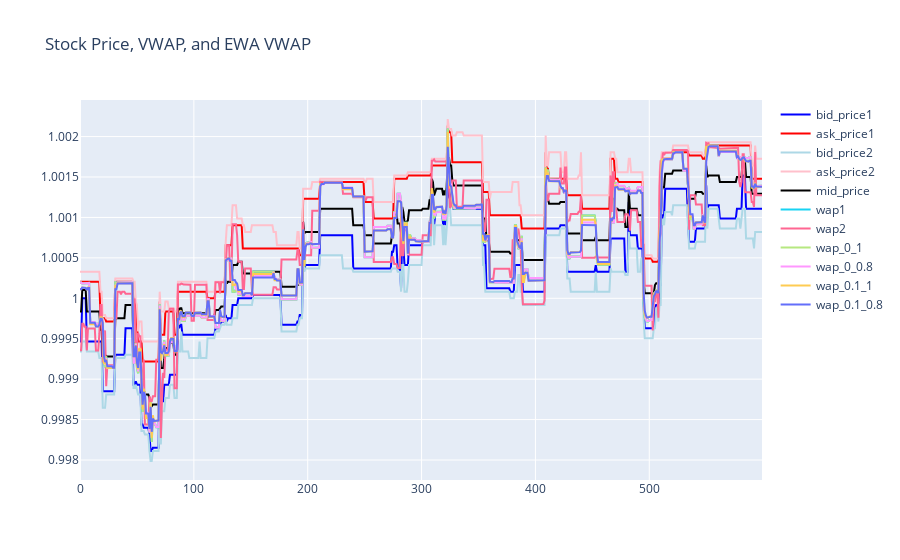

This figure's notebook cell:
### Code cell
time_id = 2881
stock_id = 3

dfb = pd.read_parquet(load_source_data(stock_id, "book", "train"))
dft = pd.read_parquet(load_source_data(stock_id, "trade", "train"))

df_joined = pd.merge(dfb, dft, how="outer", on=["time_id", "seconds_in_bucket"])
dfj = pd.merge(
    pd.DataFrame({"seconds_in_bucket": [i for i in range(600)], "time_id": time_id}), 
    df_joined[df_joined['time_id'] == time_id], 
    how="left", 
    on=["seconds_in_bucket", "time_id"]
) 

dfj = wap_ewa(dfj, wap2_wt=0, ewa_alpha=1)
dfj = wap_ewa(dfj, wap2_wt=0, ewa_alpha=0.8)
dfj = wap_ewa(dfj, wap2_wt=0.1, ewa_alpha=1)
dfj = wap_ewa(dfj, wap2_wt=0.1, ewa_alpha=0.8)

### Figure 1 — Plotly figure (JSON) as saved in the notebook; plotly's stock layout.template omitted (floating-point values rounded to 4 significant figures; data arrays with more than 128 entries replaced by an {"elided": "..."} marker saying what was removed)
{"data": [{"line": {"color": "blue"}, "mode": "lines", "name": "bid_price1", "type": "scatter", "x": {"elided": "600 int values"}, "y": {"elided": "600 float values"}}, {"line": {"color": "red"}, "mode": "lines", "name": "ask_price1", "type": "scatter", "x": {"elided": "600 int values"}, "y": {"elided": "600 float values"}}, {"line": {"color": "lightblue"}, "mode": "lines", "name": "bid_price2", "type": "scatter", "x": {"elided": "600 int values"}, "y": {"elided": "600 float values"}}, {"line": {"color": "pink"}, "mode": "lines", "name": "ask_price2", "type": "scatter", "x": {"elided": "600 int values"}, "y": {"elided": "600 float values"}}, {"line": {"color": "black"}, "mode": "lines", "name": "mid_price", "type": "scatter", "x": {"elided": "600 int values"}, "y": {"elided": "600 float values"}}, {"mode": "lines", "name": "wap1", "type": "scatter", "x": {"elided": "600 int values"}, "y": {"elided": "600 float values"}}, {"mode": "lines", "name": "wap2", "type": "scatter", "x": {"elided": "600 int values"}, "y": {"elided": "600 float values"}}, {"mode": "lines", "name": "wap_0_1", "type": "scatter", "x": {"elided": "600 int values"}, "y": {"elided": "600 float values"}}, {"mode": "lines", "name": "wap_0_0.8", "type": "scatter", "x": {"elided": "600 int values"}, "y": {"elided": "600 float values"}}, {"mode": "lines", "name": "wap_0.1_1", "type": "scatter", "x": {"elided": "600 int values"}, "y": {"elided": "600 float values"}}, {"mode": "lines", "name": "wap_0.1_0.8", "type": "scatter", "x": {"elided": "600 int values"}, "y": {"elided": "600 float values"}}], "layout": {"title": {"text": "Stock Price, VWAP, and EWA VWAP"}}}
